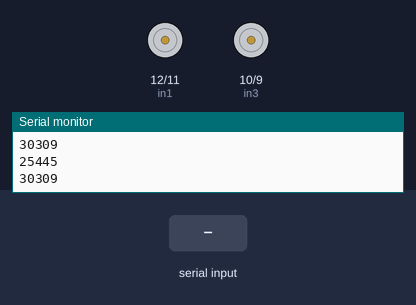
A sketch run on a simulated Arduino Uno, built with avr-gcc and run on an emulated ATmega328P. Parts: motor-driver pin pairs drawn as motors (green arrow = first pin HIGH = forward, orange = second pin HIGH = backward, longer = more drive, scaled by the enable pin), the last lines printed to the serial monitor. The test bench sets the inputs (shaded band).

Above: at 1.2 s.
1.3 s: "r" received over Serial
At 2.5 s:
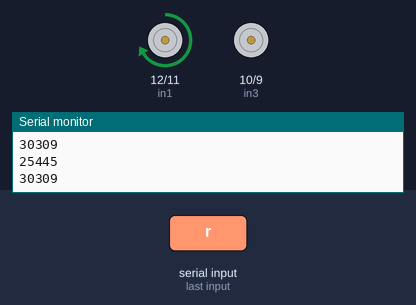
2.8 s: "f" received over Serial
At 3.8 s:
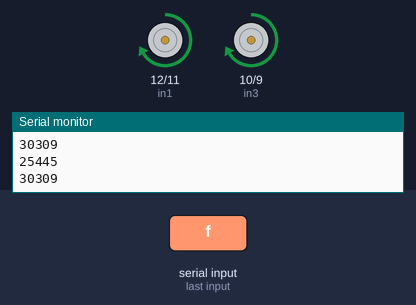
4.3 s: "s" received over Serial
At 6.1 s:
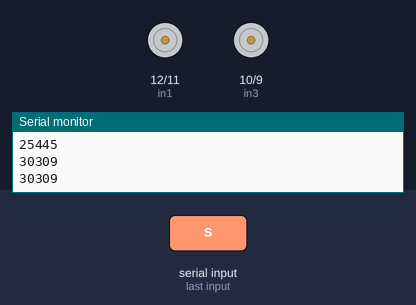
7.3 s: "l" received over Serial
At 8.9 s:
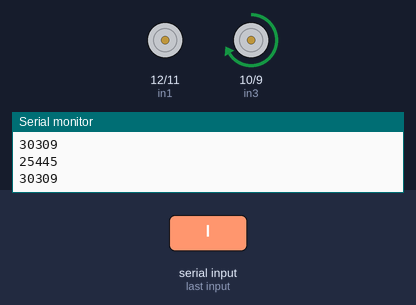
9.3 s: "b" received over Serial
At 10.1 s:
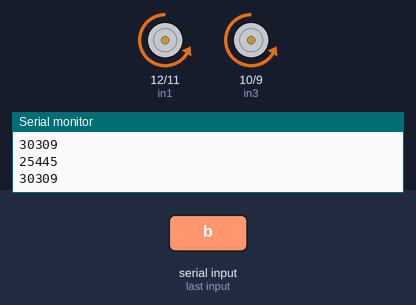
Timing chart, 0 to 11.8 s (numbered marks = the images above; inputs shaded):
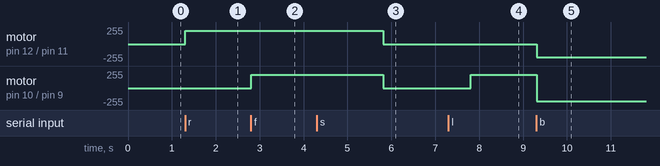

Measured:
- after the input at 1.3 s, motor on pin 12 (in1) / pin 11 (in2): stopped → forward 200/255 at once
- after the input at 2.8 s, motor on pin 10 (in3) / pin 9 (in4): stopped → forward 200/255 at once
- after the input at 4.3 s, motor on pin 12 (in1) / pin 11 (in2), motor on pin 10 (in3) / pin 9 (in4): forward 200/255 → stopped after 1.5 s
- after the input at 7.3 s, motor on pin 10 (in3) / pin 9 (in4): stopped → forward 200/255 after 0.51 s
- after the input at 9.3 s, motor on pin 12 (in1) / pin 11 (in2): stopped → backward 200/255 at once; motor on pin 10 (in3) / pin 9 (in4): forward 200/255 → backward 200/255 at once

The sketch:

Motorlogicaquired.ino
```cpp
int ena = 6;
int in1=12;
int in2=11;
int enb = 3;
int in3=10;
int in4=9;
char command;


void setup() {
  Serial.begin(9600);
  pinMode(ena,OUTPUT);
  pinMode(in1,OUTPUT);
  pinMode(in2,OUTPUT);
  pinMode(enb,OUTPUT);
  pinMode(in3,OUTPUT);
  pinMode(in4,OUTPUT);


}

void loop() {
  Serial.println('which command do you want to give');
  command=Serial.read();
  if (command=='f'){
    digitalWrite(in1,HIGH);
    digitalWrite(in2,LOW);
    digitalWrite(in4,LOW);
    digitalWrite(in3,HIGH);
    analogWrite(ena,200);
    analogWrite(enb,200);
    delay(3000);
  }
  else if (command=='s'){
    digitalWrite(in1,LOW);
    digitalWrite(in2,LOW);
    digitalWrite(in3,LOW);
    digitalWrite(in4,LOW);
    delay(2000);
    }
  else if (command=='b'){


    digitalWrite(in2,HIGH);
    digitalWrite(in1,LOW);
    digitalWrite(in4,HIGH);
    digitalWrite(in3,LOW);
    delay(3000);
  }
  else if(command=='r'){
    digitalWrite(in1,HIGH);
    digitalWrite(in2,LOW);
    digitalWrite(in4,LOW);
    digitalWrite(in3,LOW);
    analogWrite(ena,200);
    analogWrite(enb,200);
    delay(500);

  }
  else if(command=='l'){
    digitalWrite(in1,LOW);
    digitalWrite(in2,LOW);
    digitalWrite(in4,LOW);
    digitalWrite(in3,HIGH);
    analogWrite(ena,200);
    analogWrite(enb,200);
    delay(500);
  }
  else {
    Serial.println('Invalid Choice');
  }


}
```
